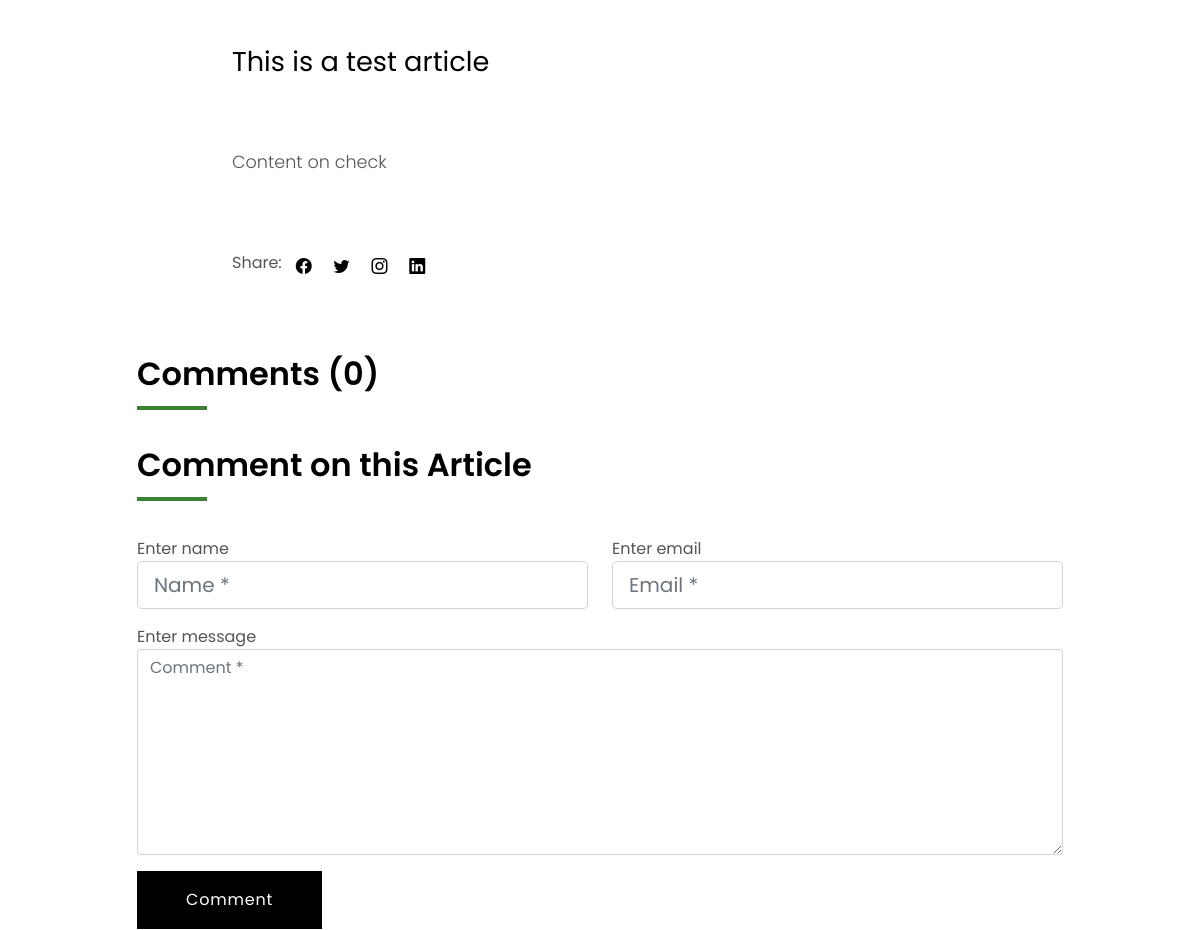
Before: /article_details/1/ (middle part) with the older database file.
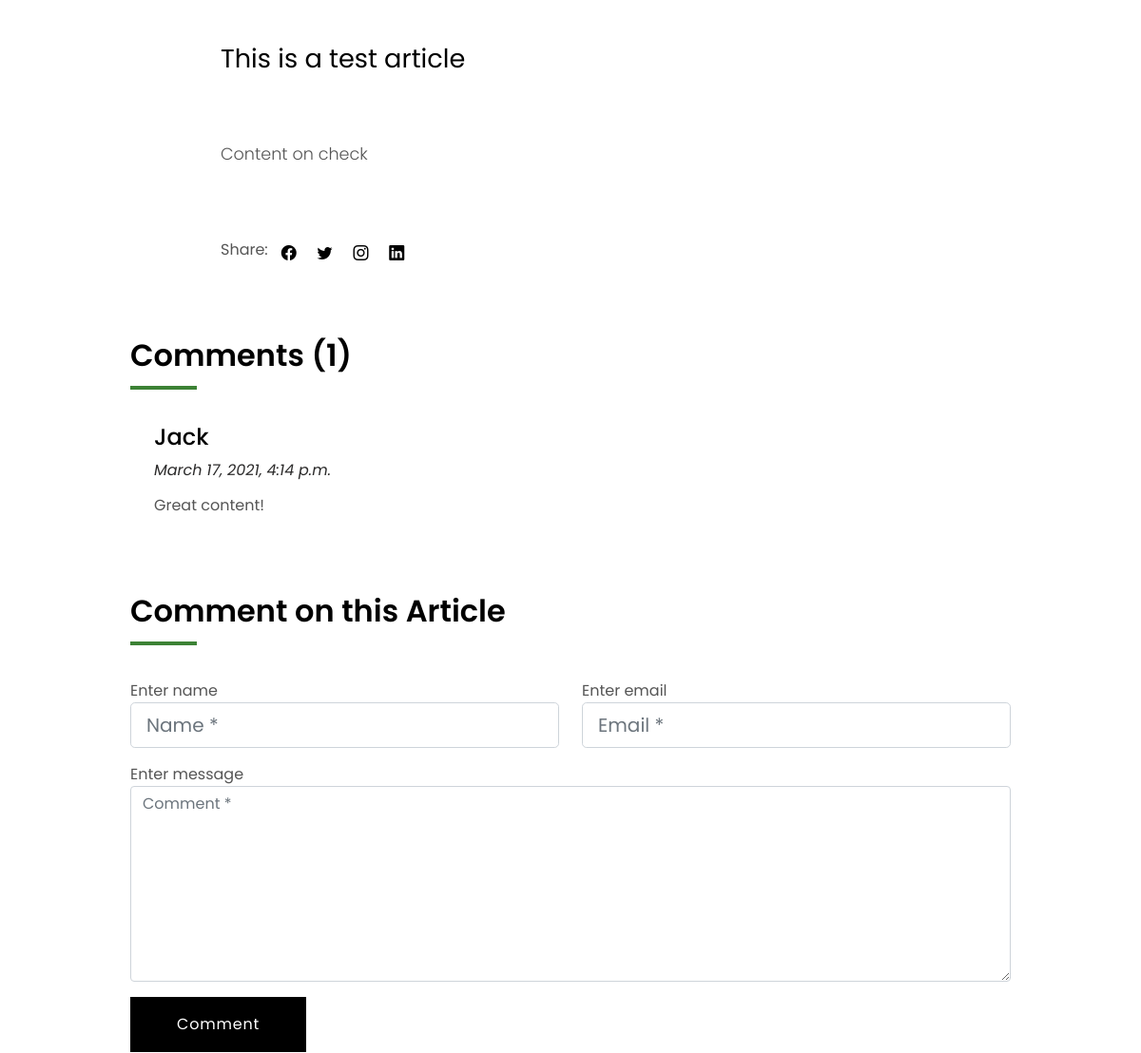
After: the same page with the newer database file.
### main/models.py (models this page shows, shortened)
class Blog(models.Model):
    title = models.CharField(max_length=256, help_text='Title of the Article')
    image = models.ImageField(upload_to='blogs/', help_text='Image to Display')
    tag = models.CharField(default='General News', max_length=128, help_text='Tags vary according to content, e.g: Sports, Academics, Religion tags. Defaults to "General News"')
    headline = models.TextField(help_text='This will be displayed as the main purpose of the article')
    content = models.TextField(help_text='Content of the article, this is not limited.')
    user = models.ForeignKey(User, on_delete=models.CASCADE, help_text='Article Publisher')
    created_at = models.DateField(help_text='Date of Publishement')

class Comment(models.Model):
    post = models.ForeignKey(Blog, on_delete=models.CASCADE, related_name='comments', null=True, blank=True)
    name = models.CharField(max_length=128)
    email = models.EmailField()
    comment = models.TextField()
    created_on = models.DateTimeField(null=True, blank=True)
    active = models.BooleanField(default=False)
    class Meta:
        ordering = ['created_on']

### main/views.py (the view, shortened to what this page needs)
# urls.py: path('article_details/<int:blog_id>/', views.article_details, name='article_details'),
def article_details(request, blog_id):
    article = get_object_or_404(Blog, pk=blog_id)
    user_comments = Comment.objects.all()
    comment_count = Comment.objects.all().count()
    return render(request, 'main/article_details.html', {"article": article, "user_comments": user_comments, "comment_count": comment_count})

### main/templates/main/article_details.html (shortened to what this page needs)
{% extends 'base.html' %}
{% load static %}
{% block content %}
    <section class="news-single nav-arrow-b">
      <div class="container">
        <div class="row">
          <div class="col-md-10 offset-md-1 col-lg-8 offset-lg-2">
            <div class="post-information">
            </div>
            <div class="post-content color-text-a">
              <p class="post-intro">
                {{ article.headline }}
              </p>
              <p>
                {{ article.content }}
              </p>
            </div>
            <div class="post-footer">
              <div class="post-share">
                <span>Share: </span>
                <ul class="list-inline socials">
                  <li class="list-inline-item">
                    <a href="#">
                      <i class="bi bi-facebook" aria-hidden="true"></i>
                    </a>
                  </li>
                  <li class="list-inline-item">
                    <a href="#">
                      <i class="bi bi-twitter" aria-hidden="true"></i>
                    </a>
                  </li>
                  <li class="list-inline-item">
                    <a href="#">
                      <i class="bi bi-instagram" aria-hidden="true"></i>
                    </a>
                  </li>
                  <li class="list-inline-item">
                    <a href="#">
                      <i class="bi bi-linkedin" aria-hidden="true"></i>
                    </a>
                  </li>
                </ul>
              </div>
            </div>
          </div>
            <div class="col-md-10 offset-md-1 col-lg-10 offset-lg-1">
            <div class="title-box-d">
              <h3 class="title-d">Comments ({{ comment_count }})</h3>
            </div>
            <div class="box-comments">
              <ul class="list-comments">
              {% for user_comment in user_comments.all %}
              {% if article.id %}
                <li>
                  <div class="comment-details">
                    <h4 class="comment-author"> {{ user_comment.name | capfirst }}</h4>
                    <span>{{ user_comment.created_on }}</span>
                    <p class="comment-description">
                      {{ user_comment.comment }}
                    </p>
                  </div>
                </li>
                {% endif %}
                {% endfor %}
              </ul>
            </div>
      <div class="form-comments">
    <div class="title-box-d">
      <h3 class="title-d">Comment on this Article</h3>
    </div>
    <form class="form-a" action="{% url 'article_details' article.id %}" method='POST'>
      <div class="row">
        <div class="col-md-6 mb-3">
          <div class="form-group">
            <label for="inputName">Enter name</label>
            <input type="text" name="user_name" class="form-control form-control-lg form-control-a" id="inputName" placeholder="Name *" required>
          </div>
        </div>
        <div class="col-md-6 mb-3">
          <div class="form-group">
            <label for="inputEmail1">Enter email</label>
            <input type="email" name="user_email" class="form-control form-control-lg form-control-a" id="inputEmail1" placeholder="Email *" required>
          </div>
        </div>
        <div class="col-md-12 mb-3">
          <div class="form-group">
            <label for="textMessage">Enter message</label>
            <textarea id="textMessage" class="form-control" placeholder="Comment *" name="user_comment" cols="45" rows="8" required></textarea>
          </div>
        </div>
        <div class="col-md-12">
          <button type="submit" class="btn btn-a">Comment</button>
        </div>
      </div>
    </form>
    </div>
    </div>
    </div>
    </div>
    </section>
{% endblock %}

### main/templates/base.html (shortened to what this page needs)
<!DOCTYPE html>
{% load static %}
<html lang="en">
<head>
  <link rel="stylesheet" href="https://cdn.jsdelivr.net/gh/Wruczek/Bootstrap-Cookie-Alert@gh-pages/cookiealert.css">
  <link href="{% static 'vendor/animate.css/animate.min.css' %}" rel="stylesheet">
  <link href="{% static 'vendor/bootstrap/css/bootstrap.min.css' %}" rel="stylesheet">
  <link href="{% static 'vendor/bootstrap-icons/bootstrap-icons.css' %}" rel="stylesheet">
  <link href="{% static 'vendor/swiper/swiper-bundle.min.css' %}" rel="stylesheet">
  <link href="{% static '//maxcdn.bootstrapcdn.com/bootstrap/4.1.1/css/bootstrap.min.css' %}" rel="stylesheet" id="bootstrap-css">
  <link rel="stylesheet" type="text/css" href="{% static 'css/style.css' %}">
</head>
<body>
  {% block content %}
  {% endblock %}
</body>
</html>

### mariseco/staticfiles/css/style.css (style rules this page uses)
body { font-family: 'Poppins', sans-serif; color: #555555; }
h1, h2, h3, h4, h5, h6 { color: #000000; }
a { color: #000000; text-decoration: none; transition: all .5s ease; }
.color-text-a { text-decoration: none; color: #555555; }
.title-box-d { padding-bottom: 1.8rem; margin-bottom: 1rem; position: relative; }
.title-box-d .title-d { font-weight: 600; font-size: 2rem; }
.title-box-d .title-d:after { content: ''; position: absolute; width: 70px; height: 4px; background-color: #3c8235; bottom: 20px; left: 0; }
.ul-resect ul, .list-a ul, .box-comments ul { list-style: none; padding-left: 0; margin-bottom: 0; }
.btn { transition: .5s ease; }
.btn.btn-a, .btn.btn-b { border-radius: 0; padding: 1rem 3rem; letter-spacing: .05rem; }
.btn.btn-a { text-decoration: none; background-color: #000000; color: #ffffff; }
.post-information { padding: 3rem 0; }
.post-content { font-size: 1.1rem; font-weight: 300; line-height: 1.6; }
.post-content .post-intro { font-size: 1.7rem; font-weight: 300; margin-bottom: 4rem; line-height: 1.6; color: #000000; font-weight: 400; }
.post-content p { margin-bottom: 1.7rem; }
.post-footer { padding: 3rem 0 4rem; }
.post-share .socials { display: inline-block; }
.post-share .socials li { margin-left: .6rem; }
.box-comments .list-comments li { padding-bottom: 3.5rem; }
.box-comments .list-comments .comment-author { font-size: 1.3rem; }
@media (min-width: 768px) { .box-comments .list-comments .comment-author { font-size: 1.5rem; } }
.box-comments .list-comments .comment-details { display: table-cell; vertical-align: top; padding-left: 25px; }
.box-comments .list-comments .comment-description { padding: .8rem 0 .5rem 0; }
.box-comments .list-comments span { display: block; color: #2B2A2A; font-style: italic; }

Changed rows visible on the page:
added Comment: name "Jack", created_on "March 17, 2021, 4:14 p.m.", comment "Great content!"
Other visible differences:
{{ comment_count }}: "0" → "1"
